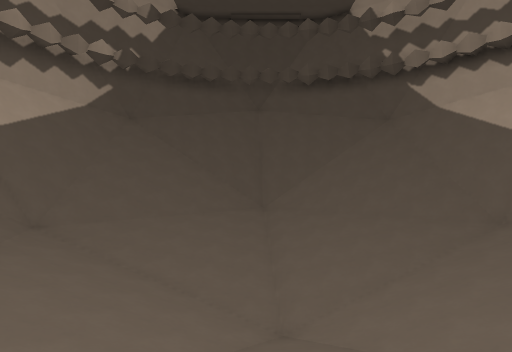
View 1 (above)

12 first-person views from a walk through a 3-D level made in the Godot game engine. The camera is 1.4 m above the floor, looks level and sees 80° across. The floor is counted in squares, 2 m on a side. Each view is taken from the middle of a square. On the plan, view 1 faces up. The plan holds only what a view shows up to about 10 squares ahead; the rest is blank. The place goes on beyond the plan. Characters and animated objects are left out.

View 2
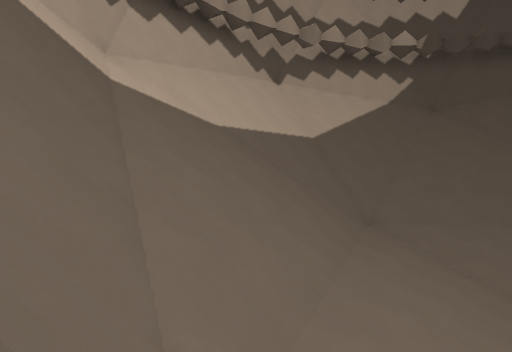

View 3
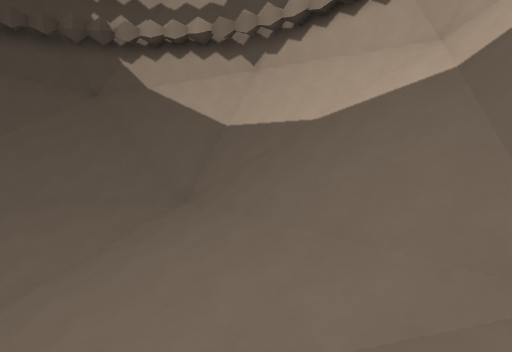

View 4
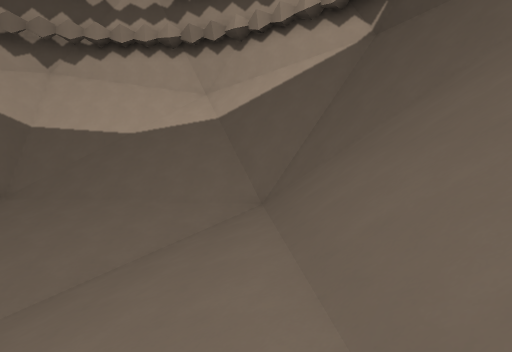

View 5
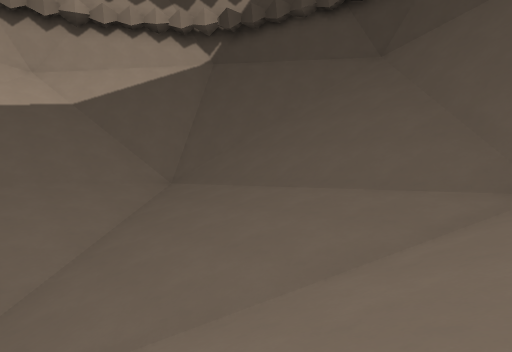

View 6
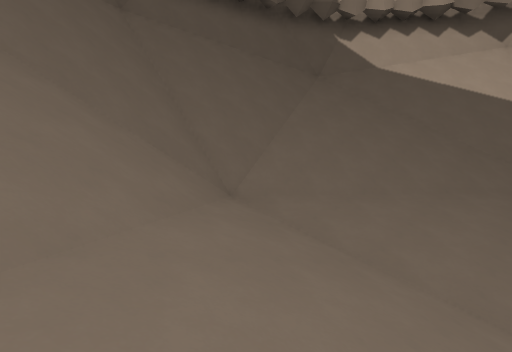

View 7
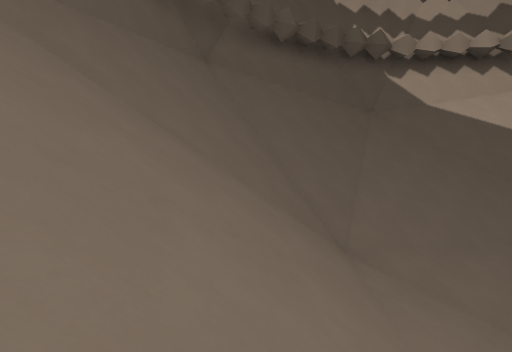

View 8
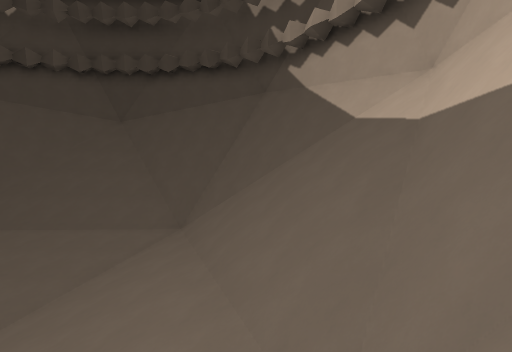

View 9
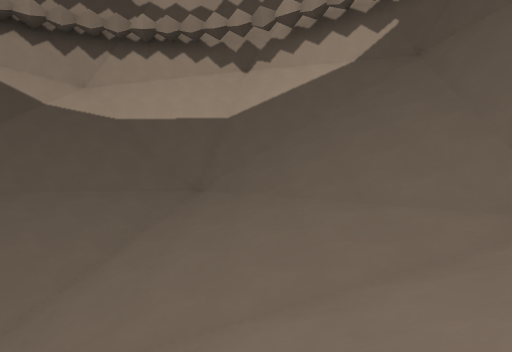

View 10
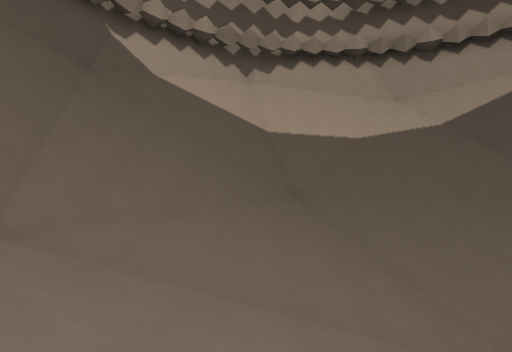

View 11
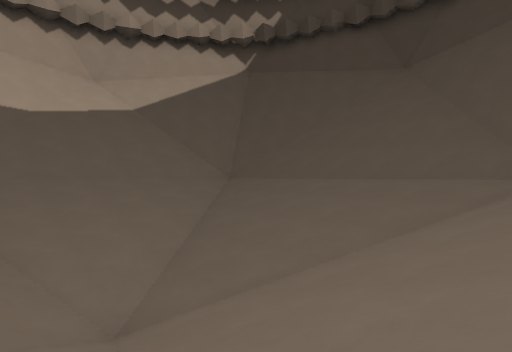

View 12
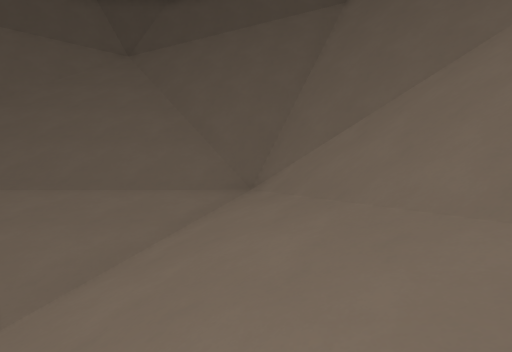

### Floor plan
Key: @ floor where view 1 was taken; # wall or solid block; / step, stairs or slope; = window, fence, low wall or low ledge.
Columns run from 9 left of view 1 to 10 right of it. Each row starts with its distance up from view 1.
 14    #####    #####
 13    #//#######///#
 12    #////////////#
 11    #////////////#
 10    #////////////#
  9    #////////////#
  8    #////////////#
  7   ##////////////##
  6  ##//////////////##
  5  ##///////////////##
  4 ##/////////////////#
  3 #//////////////////#
  2 ##///////////////###
  1 #####=////////=###
  0    ####//@///=###
 -1       #=////=##
 -2       ##=///###
 -3       ###//=##
 -4        ######

Where each view was taken, in squares from view 1:
view 1: 0 up, 0 right, facing up
view 2: 0 up, 2 left, facing up-left
view 3: 1 up, 2 right, facing up-right
view 4: 1 up, 2 left, facing right
view 5: 5 up, 3 left, facing down-right
view 6: 8 up, 3 left, facing up-right
view 7: 9 up, 5 left, facing up-right
view 8: 9 up, 5 left, facing down
view 9: 9 up, 3 right, facing left
view 10: 9 up, 3 left, facing right
view 11: 7 up, 3 left, facing down-right
view 12: 5 up, 3 left, facing down
